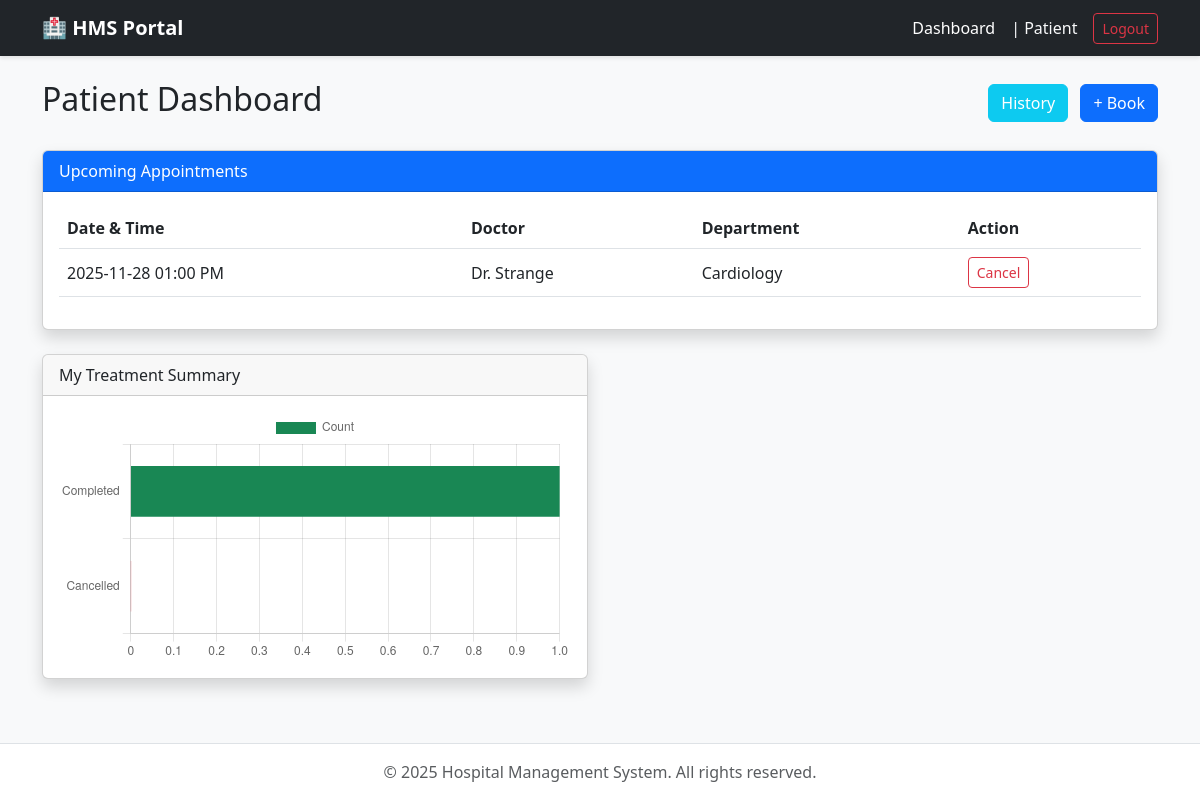
/patient/dashboard (signed in), run on an earlier commit of the app's database.
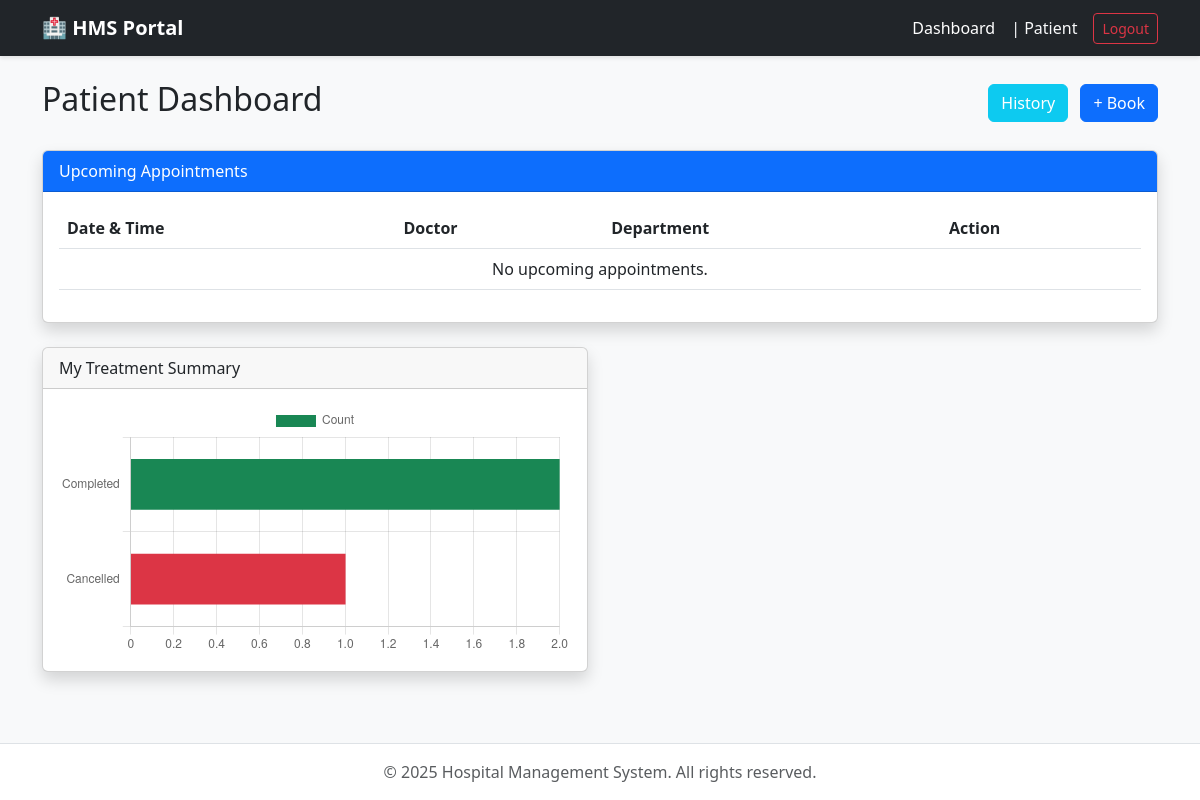
And on a later commit of the database.
### hms_app/models.py (models this page shows, shortened)
class Appointment(db.Model):
    id = db.Column(db.Integer, primary_key=True)
    patient_id = db.Column(db.Integer, db.ForeignKey('patient.id'), nullable=False)
    doctor_id = db.Column(db.Integer, db.ForeignKey('doctor.id'), nullable=False)
    appointment_time = db.Column(db.DateTime, nullable=False, default=datetime.utcnow)
    status = db.Column(db.String(20), default='Booked')
    treatment = db.relationship('Treatment', backref='appointment', uselist=False, lazy=True)

class Doctor(UserMixin, db.Model):
    id = db.Column(db.Integer, primary_key=True)
    name = db.Column(db.String(100), nullable=False)
    email = db.Column(db.String(120), unique=True, nullable=False)
    password_hash = db.Column(db.String(128))
    department_id = db.Column(db.Integer, db.ForeignKey('department.id'), nullable=False)
    appointments = db.relationship('Appointment', backref='doctor', lazy=True)

class Department(db.Model):
    id = db.Column(db.Integer, primary_key=True)
    name = db.Column(db.String(50), unique=True, nullable=False)
    doctors = db.relationship('Doctor', backref='department', lazy=True)

### hms_app/patient/routes.py (the view)
@patient.route('/dashboard')
@login_required
@patient_required
def dashboard():
    upcoming = Appointment.query.filter_by(patient_id=current_user.id, status='Booked')\
        .order_by(Appointment.appointment_time.asc()).all()
    completed = Appointment.query.filter_by(patient_id=current_user.id, status='Completed').count()
    cancelled = Appointment.query.filter_by(patient_id=current_user.id, status='Cancelled').count()
    return render_template('patient/dashboard.html',
                           upcoming=upcoming,
                           stats=[completed, cancelled],
                           title="Patient Dashboard")

### hms_app/models.py (called while the page is built)
@login_manager.user_loader
def load_user(user_id):
    role = session.get('role')
    if role == 'admin': return Admin.query.get(int(user_id))
    elif role == 'doctor': return Doctor.query.get(int(user_id))
    elif role == 'patient': return Patient.query.get(int(user_id))
    admin = Admin.query.get(int(user_id))
    if admin: return admin
    doctor = Doctor.query.get(int(user_id))
    if doctor: return doctor
    return Patient.query.get(int(user_id))

    @property
    def role(self): return "patient"

### hms_app/templates/patient/dashboard.html
{% extends "base.html" %}
{% block content %}
<div class="d-flex justify-content-between align-items-center mb-4">
    <h2>Patient Dashboard</h2>
    <div>
        <a href="{{ url_for('patient.history') }}" class="btn btn-info text-white me-2">History</a>
        <a href="{{ url_for('patient.book_appointment') }}" class="btn btn-primary">+ Book</a>
    </div>
</div>
<div class="card shadow mb-4">
    <div class="card-header bg-primary text-white">Upcoming Appointments</div>
    <div class="card-body">
        <div class="table-responsive">
            <table class="table table-hover align-middle">
                <thead>
                    <tr>
                        <th>Date & Time</th>
                        <th>Doctor</th>
                        <th>Department</th>
                        <th>Action</th>
                    </tr>
                </thead>
                <tbody>
                    {% for app in upcoming %}
                    <tr>
                        <td>{{ app.appointment_time.strftime('%Y-%m-%d %I:%M %p') }}</td>
                        <td>{{ app.doctor.name }}</td>
                        <td>{{ app.doctor.department.name }}</td>
                        <td>
                            <form action="{{ url_for('patient.cancel_appointment', id=app.id) }}" method="POST" onsubmit="return confirm('Are you sure?');">
                                <button type="submit" class="btn btn-sm btn-outline-danger">Cancel</button>
                            </form>
                        </td>
                    </tr>
                    {% else %}
                    <tr><td colspan="4" class="text-center">No upcoming appointments.</td></tr>
                    {% endfor %}
                </tbody>
            </table>
        </div>
    </div>
</div>
<div class="row">
    <div class="col-md-6">
        <div class="card shadow">
            <div class="card-header">My Treatment Summary</div>
            <div class="card-body">
                <div style="position: relative; height: 250px; width: 100%;">
                    <canvas id="patientChart"></canvas>
                </div>
            </div>
        </div>
    </div>
</div>
<script>
    document.addEventListener("DOMContentLoaded", function() {
        if (typeof Chart === 'undefined') { return; }
        const ctx = document.getElementById('patientChart').getContext('2d');
        new Chart(ctx, {
            type: 'bar',
            data: {
                labels: ['Completed', 'Cancelled'],
                datasets: [{
                    label: 'Count',
                    data: {{ stats | tojson }},
                    backgroundColor: ['#198754', '#dc3545'],
                    barThickness: 50
                }]
            },
            options: {
                indexAxis: 'y',
                maintainAspectRatio: false,
                scales: { x: { beginAtZero: true } }
            }
        });
    });
</script>
{% endblock %}

What changed in the data, as far as the page shows it:
no longer on this page (row edited): Appointment: appointment_time "2025-11-28 01:00 PM", doctor.name "Dr. Strange", doctor.department.name "Cardiology"
Also different on the page:
chart data {{ stats | tojson }}: [1, 0] → [2, 1]
text now shown: "No upcoming appointments."
